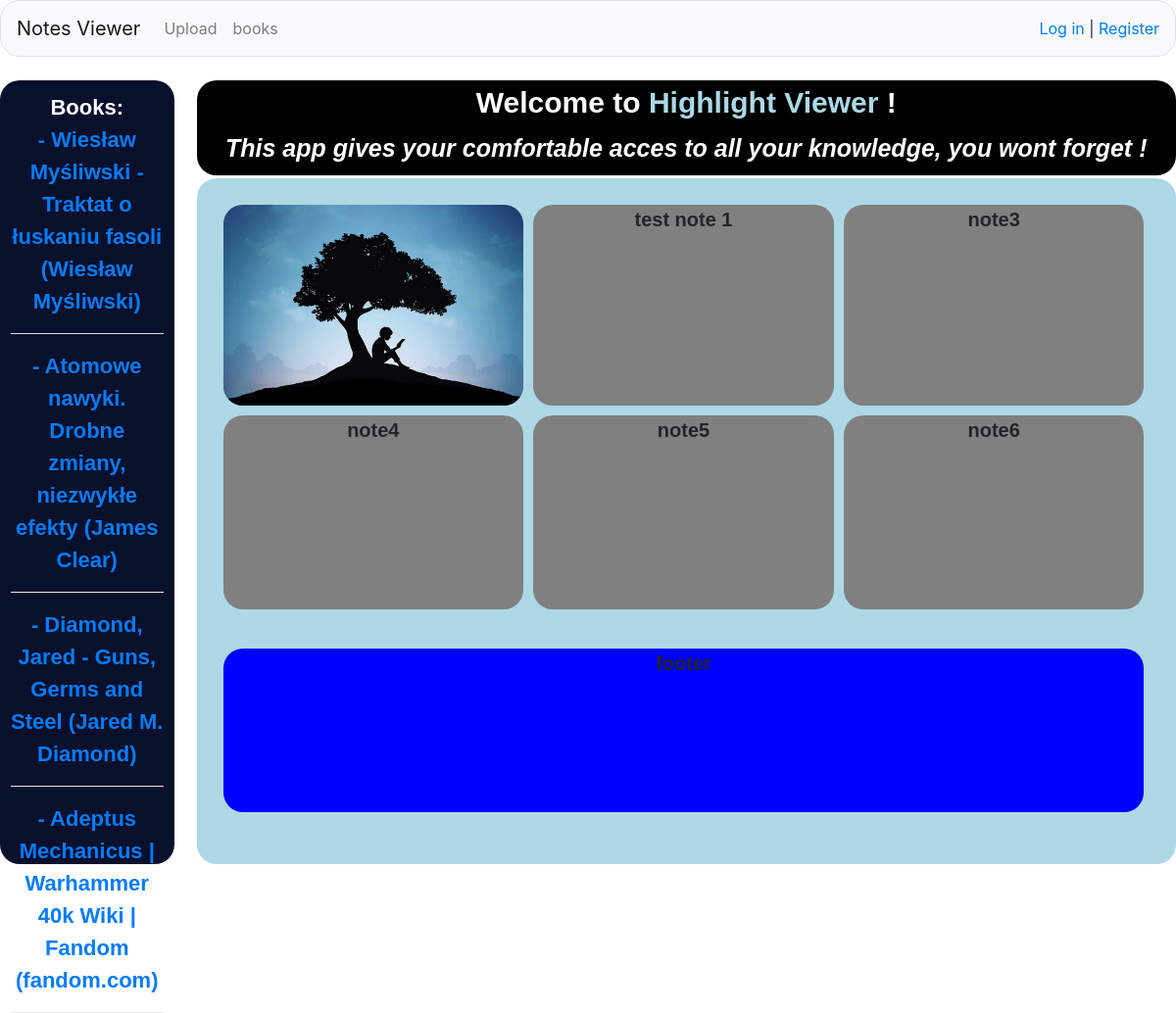
The page / on the database its author committed.
### knowledge/models.py (models this page shows)
class Book(models.Model):
    title = models.CharField(max_length=600, null=True)
    owner = models.ForeignKey(User, on_delete=models.CASCADE)
    def __str__(self):
        return self.title

### knowledge/views.py (the view)
# urls.py: path('', views.index, name='index'),
def index(request):
    last_ten = Book.objects.all().order_by('-id')[:4]
    highlights = list(HighLight.objects.all())
    random_5_highlights = random.sample(highlights, 5)
    return render(request, 'knowledge/index.html', {'books': last_ten, 'highlights': 'test note 1'})

### knowledge/templates/knowledge/index.html (shortened to what this page needs)
{% extends "knowledge/base.html" %}
{% block content %}
<div class="main">
    <div class="sidenav">
        <strong>
            Books:
            <br>
        </strong>
        {% for book in books %}
        <a href="{% url 'knowledge:book' book.id %}">- {{ book }}</a>
        <br>
        <hr style="background-color:white;">
        {% empty %}
        <strong>
            log in and add a file to see your book list here !
        </strong>
        {% endfor %}
    </div>
    <div class="info">
        Welcome to <span id="Kindle"><strong>Highlight Viewer</strong></span> !
        <br>
        <span id="info1">This app gives your comfortable acces to all your knowledge, you wont forget !</span>
    </div>
    <div class="content">
        <div id="inside-content">
            <div id="note1">
                <img src="static/kindle.jpg" alt="kindle app art">
            </div>
            <div id="note2">
                {{ highlights }}
            </div>
            <div id="note3">
                note3
            </div>
            <div id="note4">
                note4
            </div>
            <div id="note5">
                note5
            </div>
            <div id="note6">
                note6
            </div>
            <div id="footer">
            </div>
        </div>
    </div>
</div>
{% endblock content %}

### rows shown on the page
Book: title "Wiesław Myśliwski - Traktat o łuskaniu fasoli (Wiesław Myśliwski)"
Book: title "Atomowe nawyki. Drobne zmiany, niezwykłe efekty (James Clear)"
Book: title "Diamond, Jared - Guns, Germs and Steel (Jared M. Diamond)"
Book: title "Adeptus Mechanicus | Warhammer 40k Wiki | Fandom (fandom.com)"

### other values the page prints
{{ highlights }} "test note 1"
